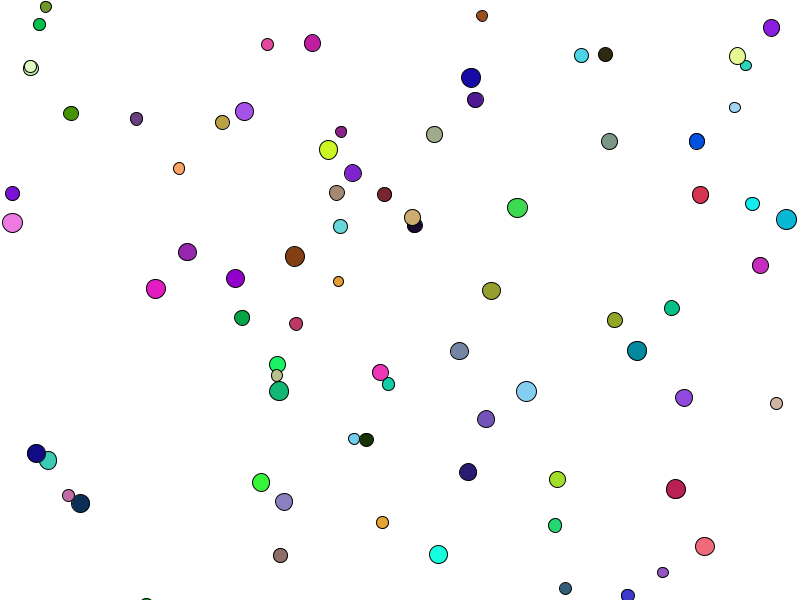
Frame 1 (no input)
Frame 60 (the mouse pressed at the canvas centre just before this capture): identical to frame 1, image omitted
Frame 120 (the mouse held since frame 60 and released just before this capture): identical to frame 1, image omitted

The Processing sketch that drew this single still picture (run headless with seeded random() and noise(); from frame 60 on, the mouse is pressed at the canvas centre):

// Processing sketch: Polkadot
// ── Polkadot.pde
float[] x, y, d;
color[] c;

void setup (){
  size (800,600);
  background(255);
  
    x= new float[100];
    y= new float[100];
    d= new float[100];
    c= new color[100];
    for (int i = 0; i<100; i++){
      x[i] = random(0,width);
      y[i] = random(0,width);
      d[i] = random(10,20);
      c[i] = color(random(255), random(255), random(255));
    }
}

void draw(){
  background(255);
  for(int n=0; n<100; n++){
    fill(c[n]);
    circle (x[n], y[n], d[n]);
  }
}
